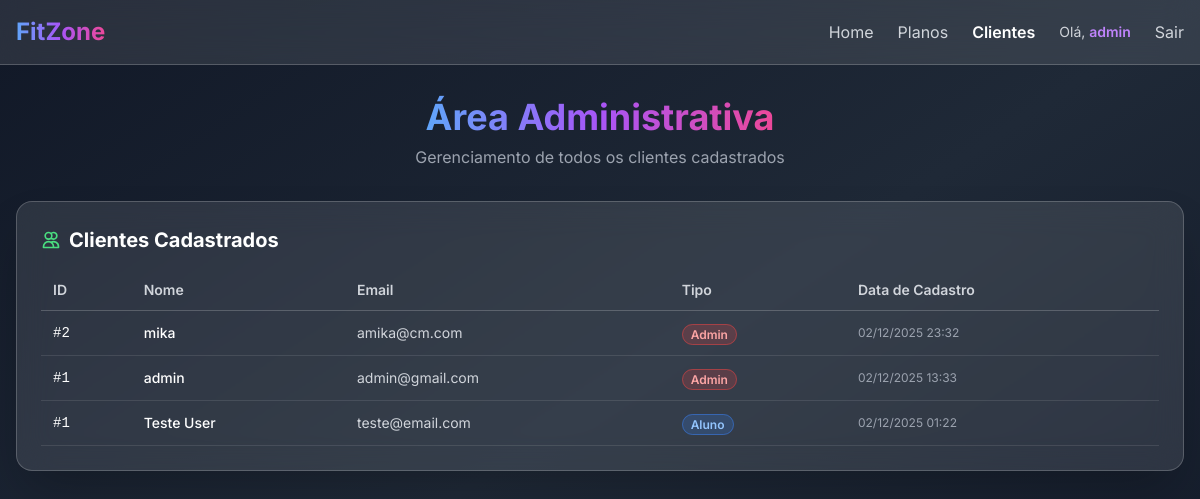
The app's page /app/clientes.php (signed in) with its own data.
### tables this page shows
CREATE TABLE alunos (
    id INTEGER PRIMARY KEY AUTOINCREMENT,
    nome TEXT NOT NULL,
    email TEXT NOT NULL UNIQUE,
    senha TEXT NOT NULL,
    altura REAL,
    peso REAL,
    plano_id INTEGER DEFAULT 1,
    personal_id INTEGER,
    created_at TEXT DEFAULT CURRENT_TIMESTAMP,
    FOREIGN KEY (plano_id) REFERENCES planos(id),
    FOREIGN KEY (personal_id) REFERENCES personais(id) ON DELETE SET NULL
);

### app/db.php (called while the page is built, shortened)
<?php
class BancoDeDados {
    private $pdo;
    public function __construct() {
        $dbPath = __DIR__ . '/../data/fitzone.db';
        $dbDir = dirname($dbPath);
        $dbExists = file_exists($dbPath);
        $dsn = "sqlite:{$dbPath}";
        $this->pdo = new \PDO($dsn, null, null, [
            \PDO::ATTR_ERRMODE => \PDO::ERRMODE_EXCEPTION,
            \PDO::ATTR_DEFAULT_FETCH_MODE => \PDO::FETCH_ASSOC,
        ]);
    }
    public function consultar($sql, $params = []) {
        $stmt = $this->pdo->prepare($sql);
        $stmt->execute();
        return $stmt->fetchAll();
    }
}

### app/clientes.php (the view, shortened to what this page needs)
<?php
require_once __DIR__ . '/db.php';
$db = new BancoDeDados();
$alunos = $db->consultar('SELECT id, nome, email, created_at, "aluno" as tipo FROM alunos ORDER BY created_at DESC');
$personais = $db->consultar('SELECT id, nome, email, created_at, "personal" as tipo FROM personais ORDER BY created_at DESC');
$admins = $db->consultar('SELECT id, nome, email, created_at, "admin" as tipo FROM admins ORDER BY created_at DESC');
$usuarios = array_merge($alunos, $personais, $admins);
usort($usuarios, function($a, $b) { return strtotime($b['created_at']) - strtotime($a['created_at']); });
$paginaAtual = 'clientes';
?>
<!DOCTYPE html>
<html lang="pt-br">
<head>
    <script src="https://cdn.tailwindcss.com"></script>
</head>
<body class="bg-gradient-to-br from-gray-900 via-gray-800 to-gray-900 min-h-screen">
    <nav class="bg-white/10 backdrop-blur-lg border-b border-white/20 sticky top-0 z-50">
        <div class="container mx-auto px-4 py-4 max-w-7xl">
            <div class="flex items-center justify-between">
                <a href="index.php" class="text-2xl font-bold">
                    <span class="bg-gradient-to-r from-blue-400 via-purple-500 to-pink-500 bg-clip-text text-transparent">
                    </span>
                </a>
                <div class="flex items-center gap-6">
                    <a href="index.php"
                       class="text-gray-300 hover:text-white transition-colors">
                        Home
                    </a>
                    <a href="planos.php"
                       class="text-gray-300 hover:text-white transition-colors">
                        Planos
                    </a>
                    <a href="clientes.php"
                       class="text-gray-300 hover:text-white transition-colors <?= $paginaAtual === 'clientes' ? 'text-white font-semibold' : '' ?>">
                        Clientes
                    </a>
                    <?php if (isset($_SESSION['usuario_id'])): ?>
                    <span class="text-gray-300 text-sm">
                        Olá, <span class="text-purple-400 font-semibold"><?= htmlspecialchars($_SESSION['usuario_nome']) ?></span>
                    </span>
                    <a href="logout.php"
                       class="text-gray-300 hover:text-white transition-colors">
                        Sair
                    </a>
                    <?php endif; ?>
                </div>
            </div>
        </div>
    </nav>
    <div class="container mx-auto px-4 py-8 max-w-7xl">
        <div class="text-center mb-8">
            <h1 class="text-4xl font-bold text-white mb-2">
                <span class="bg-gradient-to-r from-blue-400 via-purple-500 to-pink-500 bg-clip-text text-transparent">
                </span>
            </h1>
            <p class="text-gray-400">Gerenciamento de todos os clientes cadastrados</p>
        </div>
        <div class="bg-white/10 backdrop-blur-lg rounded-2xl shadow-2xl p-6 border border-white/20">
            <h2 class="text-xl font-bold text-white mb-4 flex items-center gap-2">
                <svg class="w-5 h-5 text-green-400" fill="none" stroke="currentColor" viewBox="0 0 24 24">
                    <path stroke-linecap="round" stroke-linejoin="round" stroke-width="2" d="M12 4.354a4 4 0 110 5.292M15 21H3v-1a6 6 0 0112 0v1zm0 0h6v-1a6 6 0 00-9-5.197M13 7a4 4 0 11-8 0 4 4 0 018 0z"></path>
                </svg>
                Clientes Cadastrados
            </h2>
            <div class="overflow-x-auto">
                <table class="w-full">
                    <thead>
                        <tr class="border-b border-white/20">
                            <th class="text-left py-2.5 px-3 text-gray-300 font-semibold text-sm">
                                ID
                            </th>
                            <th class="text-left py-2.5 px-3 text-gray-300 font-semibold text-sm">
                                Nome
                            </th>
                            <th class="text-left py-2.5 px-3 text-gray-300 font-semibold text-sm">
                                Email
                            </th>
                            <th class="text-left py-2.5 px-3 text-gray-300 font-semibold text-sm">
                                Tipo
                            </th>
                            <th class="text-left py-2.5 px-3 text-gray-300 font-semibold text-sm">
                                Data de Cadastro
                            </th>
                        </tr>
                    </thead>
                    <tbody>
                        <?php if (empty($usuarios)): ?>
                        <tr>
                            <td colspan="5" class="text-center py-6 text-gray-400 text-sm">
                                Nenhum cliente cadastrado ainda.
                            </td>
                        </tr>
                        <?php else: ?>
                        <?php foreach ($usuarios as $u): ?>
                        <tr class="border-b border-white/10 hover:bg-white/5 transition-colors">
                            <td class="py-2.5 px-3 text-white font-mono text-sm">
                                #<?= htmlspecialchars($u['id']) ?>
                            </td>
                            <td class="py-2.5 px-3 text-white font-medium text-sm">
                                <?= htmlspecialchars($u['nome']) ?>
                            </td>
                            <td class="py-2.5 px-3 text-gray-300 text-sm">
                                <?= htmlspecialchars($u['email']) ?>
                            </td>
                            <td class="py-2.5 px-3">
                                <?php
                                $badgeColors = [
                                    'aluno' => 'bg-blue-500/20 text-blue-300 border-blue-500/50',
                                    'personal' => 'bg-purple-500/20 text-purple-300 border-purple-500/50',
                                    'admin' => 'bg-red-500/20 text-red-300 border-red-500/50'
                                ];
                                $color = $badgeColors[$u['tipo']] ?? 'bg-gray-500/20 text-gray-300 border-gray-500/50';
                                ?>
                                <span class="px-2 py-0.5 rounded-full text-xs font-semibold border <?= $color ?>">
                                    <?= ucfirst(htmlspecialchars($u['tipo'])) ?>
                                </span>
                            </td>
                            <td class="py-2.5 px-3 text-gray-400 text-xs">
                                <?= date('d/m/Y H:i', strtotime($u['created_at'])) ?>
                            </td>
                        </tr>
                        <?php endforeach; ?>
                        <?php endif; ?>
                    </tbody>
                </table>
            </div>
        </div>
    </div>
</body>
</html>

### app/clientes.php (style rules this page uses)
body { font-family: 'Inter', sans-serif; }

### records on screen
alunos: id "1", nome "Teste User", email "teste@email.com", tipo "Aluno", created_at "02/12/2025 01:22"

### other values on screen
$_SESSION['usuario_nome'] "admin"
$u['id'] "2"
$u['nome'] "mika"
$u['email'] "amika@cm.com"
$u['tipo'] "Admin"
date('d/m/Y H:i', strtotime($u['created_at'])) "02/12/2025 23:32"
$u['id'] "1"
$u['nome'] "admin"
$u['email'] "admin@gmail.com"
date('d/m/Y H:i', strtotime($u['created_at'])) "02/12/2025 13:33"
